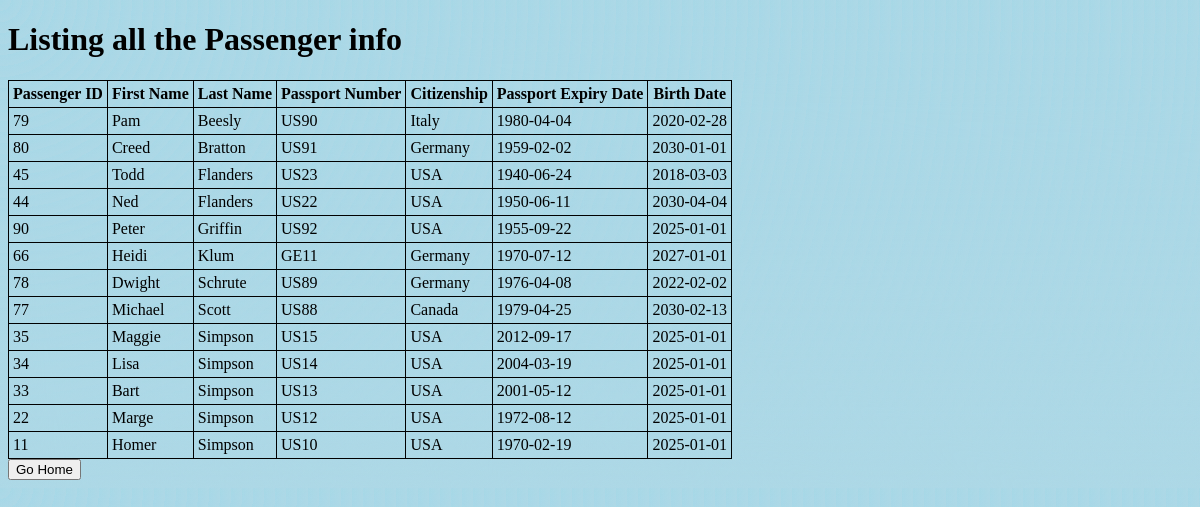
/3319asn3/getPassengerInfo.php, run on the app's committed database.
### tables this page shows
CREATE TABLE passenger (passenger_id INT NOT NULL, first_name VARCHAR(20) NOT NULL, last_name VARCHAR (20) NOT NULL, passport_num CHAR(4) NOT NULL, PRIMARY KEY(passenger_id), FOREIGN KEY(passport_num) REFERENCES passport(passport_num) ON DELETE CASCADE);

CREATE TABLE passport (passport_num CHAR(4) NOT NULL, citizenship VARCHAR(30) NOT NULL, expiry_date DATE NOT NULL, birth_date DATE NOT NULL, PRIMARY KEY(passport_num));

### 3319asn3/getPassengerInfo.php (the view, shortened to what this page needs)
<!DOCTYPE html>
<html>
<head>
    <link rel="stylesheet" type="text/css" href="style.css">
</head>
<body>
	<?php
	include "connectdb.php";
	?>
	<h1>Listing all the Passenger info</h1>
	<table>
		<tr>
			<th>Passenger ID</th>
			<th>First Name</th>
			<th>Last Name</th>
			<th>Passport Number</th>
            <th>Citizenship</th>
            <th>Passport Expiry Date</th>
            <th>Birth Date</th>
		<tr>
		<?php
		$query = "SELECT * FROM passenger
		JOIN passport ON passenger.passport_num = passport.passport_num
		ORDER BY last_name";
		$result = mysqli_query($connection, $query);
		while ($row = mysqli_fetch_assoc($result)) {
			echo "<tr><td>" . $row[passenger_id] . "</td><td>" . $row[first_name] . "</td><td>" . $row[last_name] . "</td><td>" . $row[passport_num] . "</td><td>" . $row[citizenship] . "</td><td>" . $row[birth_date]. "</td><td>" . $row[expiry_date] . "</td></tr>";
		}
		?>
	</table>
	<form action="index.php" method="post">
		<input type="submit" value="Go Home">
	</form>
</body>
</html>

### 3319asn3/style.css (style rules this page uses)
table, th, td { padding: 10px; border: 1px solid black; border-collapse: collapse; padding: 4px; }
body { background-color: lightblue; background-image: repeating-radial-gradient( circle at 0 0, transparent 0, lightblue 11px ), repeating-linear-gradient( #8ad7ec2a, lightblue ); }

### data on the page
passenger: passenger_id "79", first_name "Pam", last_name "Beesly", passport_num.passport_num "US90", passport_num.citizenship "Italy", passport_num.birth_date "1980-04-04", passport_num.expiry_date "2020-02-28"
passenger: passenger_id "80", first_name "Creed", last_name "Bratton", passport_num.passport_num "US91", passport_num.citizenship "Germany", passport_num.birth_date "1959-02-02", passport_num.expiry_date "2030-01-01"
passenger: passenger_id "45", first_name "Todd", last_name "Flanders", passport_num.passport_num "US23", passport_num.citizenship "USA", passport_num.birth_date "1940-06-24", passport_num.expiry_date "2018-03-03"
passenger: passenger_id "44", first_name "Ned", last_name "Flanders", passport_num.passport_num "US22", passport_num.citizenship "USA", passport_num.birth_date "1950-06-11", passport_num.expiry_date "2030-04-04"
passenger: passenger_id "90", first_name "Peter", last_name "Griffin", passport_num.passport_num "US92", passport_num.citizenship "USA", passport_num.birth_date "1955-09-22", passport_num.expiry_date "2025-01-01"
passenger: passenger_id "66", first_name "Heidi", last_name "Klum", passport_num.passport_num "GE11", passport_num.citizenship "Germany", passport_num.birth_date "1970-07-12", passport_num.expiry_date "2027-01-01"
passenger: passenger_id "78", first_name "Dwight", last_name "Schrute", passport_num.passport_num "US89", passport_num.citizenship "Germany", passport_num.birth_date "1976-04-08", passport_num.expiry_date "2022-02-02"
passenger: passenger_id "77", first_name "Michael", last_name "Scott", passport_num.passport_num "US88", passport_num.citizenship "Canada", passport_num.birth_date "1979-04-25", passport_num.expiry_date "2030-02-13"
passenger: passenger_id "35", first_name "Maggie", last_name "Simpson", passport_num.passport_num "US15", passport_num.citizenship "USA", passport_num.birth_date "2012-09-17", passport_num.expiry_date "2025-01-01"
passenger: passenger_id "34", first_name "Lisa", last_name "Simpson", passport_num.passport_num "US14", passport_num.citizenship "USA", passport_num.birth_date "2004-03-19", passport_num.expiry_date "2025-01-01"
passenger: passenger_id "33", first_name "Bart", last_name "Simpson", passport_num.passport_num "US13", passport_num.citizenship "USA", passport_num.birth_date "2001-05-12", passport_num.expiry_date "2025-01-01"
passenger: passenger_id "22", first_name "Marge", last_name "Simpson", passport_num.passport_num "US12", passport_num.citizenship "USA", passport_num.birth_date "1972-08-12", passport_num.expiry_date "2025-01-01"
passenger: passenger_id "11", first_name "Homer", last_name "Simpson", passport_num.passport_num "US10", passport_num.citizenship "USA", passport_num.birth_date "1970-02-19", passport_num.expiry_date "2025-01-01"
